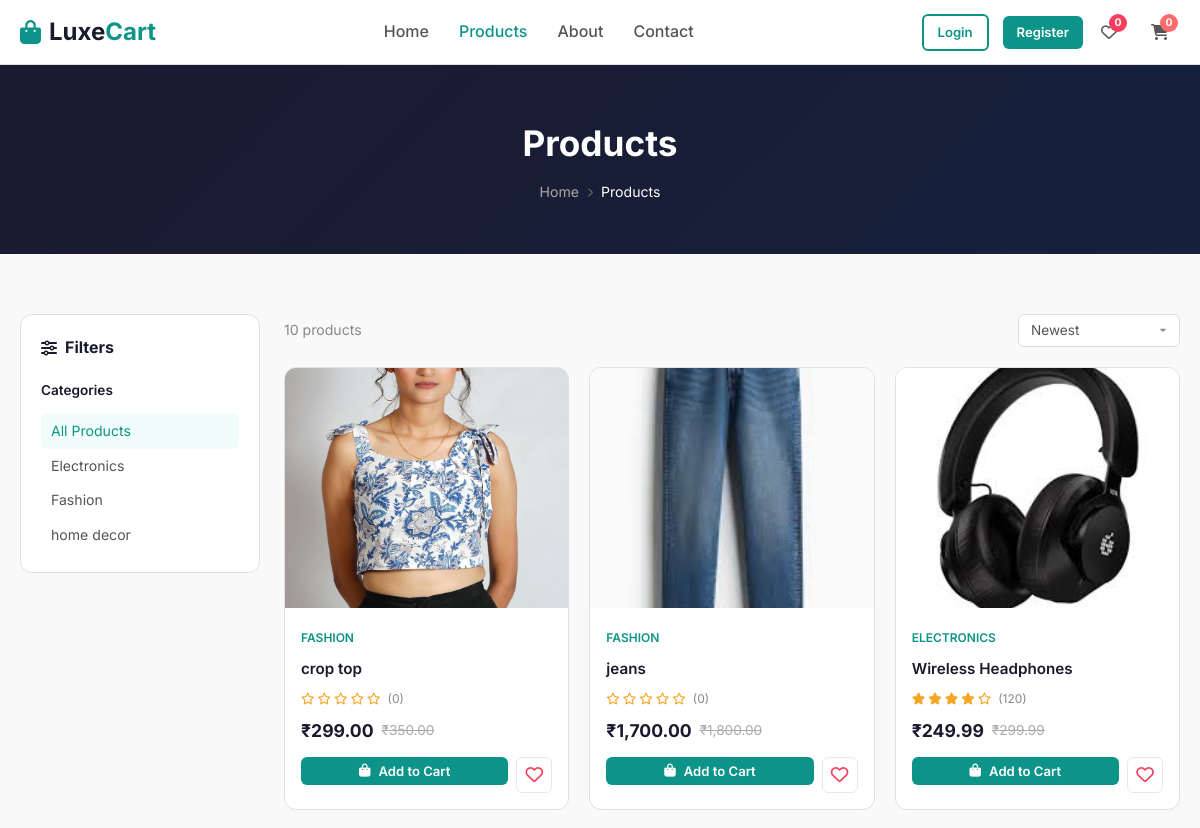
/products (upper part), run on an earlier commit of the app's database.
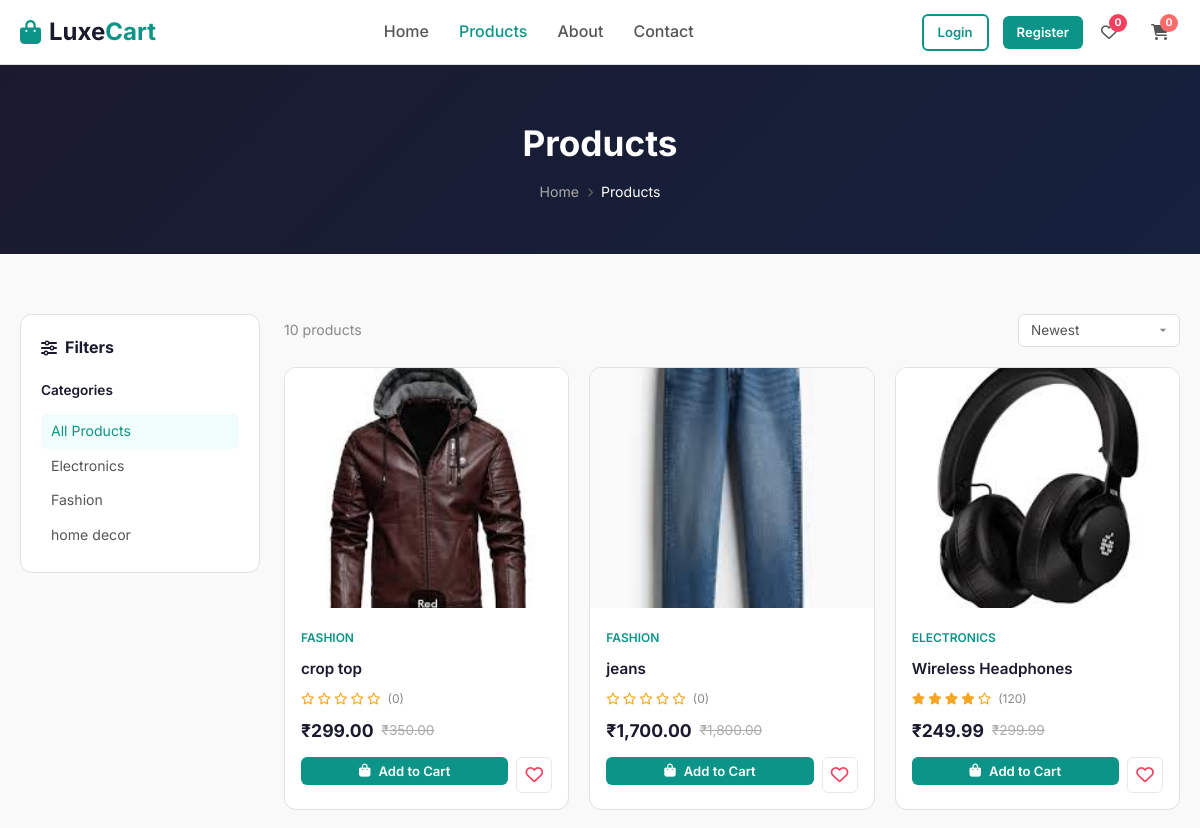
And on a later commit of the database.
### tables this page shows
CREATE TABLE `products` (
  `id` int(11) NOT NULL,
  `category_id` int(11) NOT NULL,
  `seller_id` int(11) DEFAULT NULL,
  `name` varchar(200) NOT NULL,
  `slug` varchar(200) NOT NULL,
  `description` text DEFAULT NULL,
  `price` decimal(10,2) NOT NULL,
  `sale_price` decimal(10,2) DEFAULT NULL,
  `image` varchar(255) DEFAULT NULL,
  `featured` tinyint(1) DEFAULT 0,
  `stock` int(11) DEFAULT 0,
  `rating` decimal(2,1) DEFAULT 0.0,
  `review_count` int(11) DEFAULT 0,
  `created_at` timestamp NOT NULL DEFAULT current_timestamp()
);

CREATE TABLE `categories` (
  `id` int(11) NOT NULL,
  `name` varchar(100) NOT NULL,
  `category_url_name` varchar(100) NOT NULL
);

### controllers/ProductController.php (called while the page is built, shortened)
<?php
class ProductController
{
    public function index()
    {
        $db = Database::getInstance();
        $sortBy = isset($_GET['sort']) ? $_GET['sort'] : 'newest';
        $where = "WHERE 1=1";
        $params = [];
        $orderBy = "ORDER BY p.created_at DESC";
        switch ($sortBy) {
            default:
                $orderBy = "ORDER BY p.created_at DESC";
        }
        $products = $db->fetchAll(
            "SELECT p.*, c.name as category_name, c.category_url_name as category_slug
             FROM products p
             LEFT JOIN categories c ON p.category_id = c.id
             {$where} {$orderBy}",
            $params
        );
        require BASE_PATH . '/views/layouts/main.php';
    }
}

### models/Database.php (called while the page is built, shortened)
<?php
class Database
{
    private static $instance = null;
    private $conn;
    private function __construct()
    {
        $this->conn = new mysqli(DB_HOST, DB_USER, DB_PASS, DB_NAME);
        $this->conn->set_charset("utf8mb4");
    }
    public static function getInstance()
    {
        if (self::$instance === null) {
            self::$instance = new self();
        }
        return self::$instance;
    }
    public function query($sql, $params = [], $types = '')
    {
        $stmt = $this->conn->prepare($sql);
        $stmt->execute();
        return $stmt;
    }
    public function fetchAll($sql, $params = [], $types = '')
    {
        $stmt = $this->query($sql, $params, $types);
        $result = $stmt->get_result();
        $rows = [];
        while ($row = $result->fetch_assoc()) {
            $rows[] = $row;
        }
        return $rows;
    }
}

### views/products.php (the view, shortened to what the changed rows need)
<section class="page-header">
    <div class="container">
        <h1>Products</h1>
    </div>
</section>
<section class="section">
    <div class="container">
        <div class="products-layout">
            <div class="products-content">
                <div class="products-grid" id="productsGrid">
                    <?php if (empty($products)): ?>
                        <div class="empty-state">
                            <i class="fas fa-search"></i>
                            <h3>No products found</h3>
                            <a href="<?= BASE_URL ?>/products" class="btn btn-primary">View All</a>
                        </div>
                    <?php else: ?>
                        <?php foreach ($products as $product): ?>
                            <div class="product-card">
                                <div class="product-image">
                                    <?php if (!empty($product['image'])): ?>
                                        <img src="<?= BASE_URL ?>/public/images/<?= rawurlencode($product['image']) ?>"
                                            alt="<?= htmlspecialchars($product['name']) ?>"
                                            style="width:100%;height:100%;object-fit:cover">
                                    <?php endif; ?>
                                </div>
                                <div class="product-info">
                                    <span class="product-category"><?= htmlspecialchars($product['category_name']) ?></span>
                                    <h3 class="product-name">
                                        <a
                                            href="<?= BASE_URL ?>/product/<?= $product['slug'] ?>"><?= htmlspecialchars($product['name']) ?></a>
                                    </h3>
                                    <div class="product-rating">
                                        <?php for ($i = 1; $i <= 5; $i++): ?>
                                            <?php if ($i <= floor($product['rating'])): ?>
                                                <i class="fas fa-star"></i>
                                            <?php else: ?>
                                                <i class="far fa-star"></i>
                                            <?php endif; ?>
                                        <?php endfor; ?>
                                        <span>(<?= $product['review_count'] ?>)</span>
                                    </div>
                                    <div class="product-price">
                                        <?php if ($product['sale_price']): ?>
                                            <span class="price-current">₹<?= number_format($product['sale_price'], 2) ?></span>
                                            <span class="price-original">₹<?= number_format($product['price'], 2) ?></span>
                                        <?php else: ?>
                                            <span class="price-current">₹<?= number_format($product['price'], 2) ?></span>
                                        <?php endif; ?>
                                    </div>
                                    <?php if (!isset($_SESSION['user_role']) || !in_array($_SESSION['user_role'], ['admin', 'seller'])): ?>
                                        <div style="display: flex; gap: 8px; margin-top: 12px; width: 100%;">
                                            <form action="<?= BASE_URL ?>/cart/add" method="POST" style="flex: 1;">
                                                <button type="submit" class="btn btn-primary btn-sm add-to-cart-btn"
                                                    style="width: 100%; justify-content: center; display: flex; align-items: center; gap: 8px;">
                                                    <i class="fas fa-shopping-bag"></i> Add to Cart
                                                </button>
                                            </form>
                                            <form action="<?= BASE_URL ?>/wishlist/add" method="POST">
                                                <button type="submit" class="btn btn-sm" title="Add to Wishlist"
                                                    style="background: #fff; border: 1px solid #e5e7eb; color: #f43f5e; width: 36px; height: 36px; padding: 0; display: flex; align-items: center; justify-content: center; border-radius: 6px; cursor: pointer; transition: all 0.2s;"
                                                    onmouseover="this.style.background='#fff1f2'; this.style.borderColor='#fecdd3';"
                                                    onmouseout="this.style.background='#fff'; this.style.borderColor='#e5e7eb';">
                                                    <i class="far fa-heart" style="font-size: 1.1rem;"></i>
                                                </button>
                                            </form>
                                        </div>
                                    <?php endif; ?>
                                </div>
                            </div>
                        <?php endforeach; ?>
                    <?php endif; ?>
                </div>
            </div>
        </div>
    </div>
</section>

What changed in the data, as far as the page shows it:
changed products "crop top": image: a different picture
